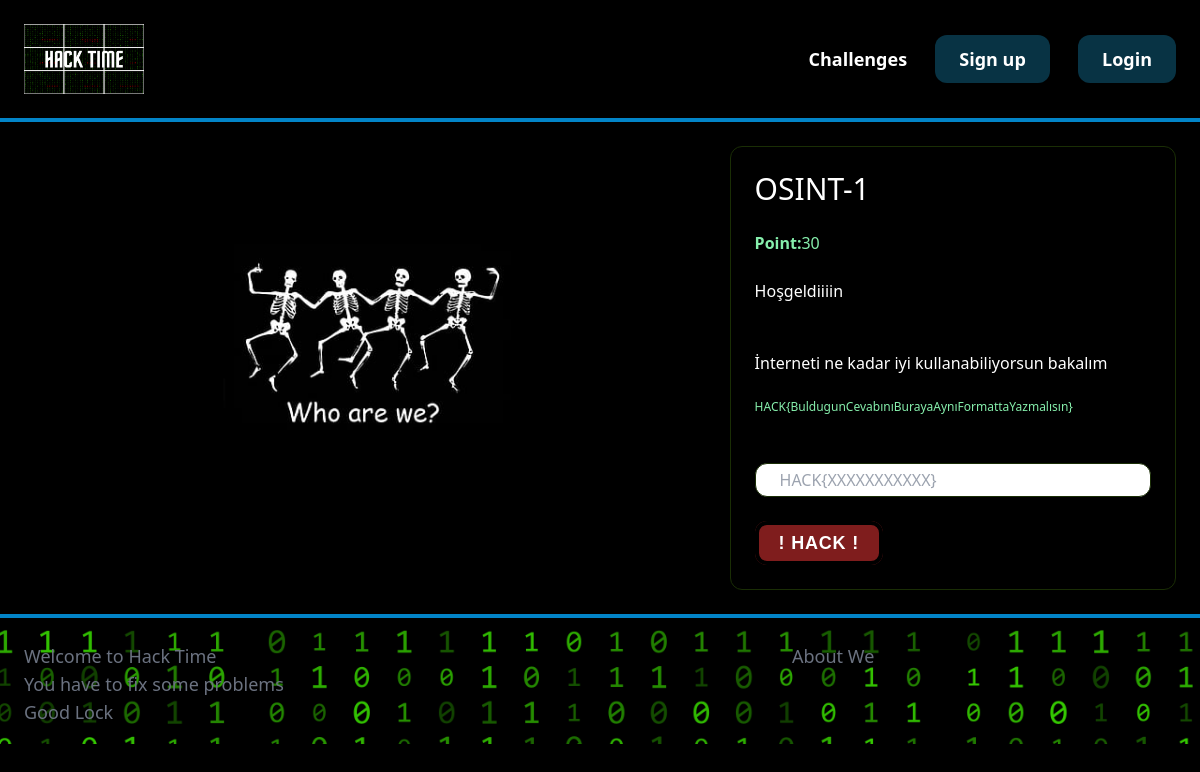
Screenshot of /items/3/ with the database file from the repository.
### item/models.py (models this page shows, shortened)
class Item(models.Model):
    name= models.CharField(max_length=255,unique=True)
    category = models.ForeignKey(Category, related_name='items', on_delete=models.CASCADE)
    description = models.TextField(blank=True, null=True)
    price = models.IntegerField()
    image = models.ImageField(upload_to='item_images', blank=True, null=True)
    is_sold = models.BooleanField(default=True)
    created_by = models.ForeignKey(User, related_name='items', on_delete=models.CASCADE)
    question_image = models.ImageField(null=True, blank=True)
    correctAnsw = models.CharField(max_length=200, default = 'null')
    file = models.FileField(upload_to='static/file/', max_length=500, null=True, blank=True)

### item/views.py (the view)
# urls.py: path('<int:pk>/', views.detail, name='detail'),
def detail(request, pk ):
    item = get_object_or_404(Item, pk=pk)
    related_items = Item.objects.filter(category=item.category, is_sold=False).exclude(pk=pk)[0:3]
    return render(request, 'item/detail.html', {
        'item':item,
        'related_items':related_items
    })

### item/templates/item/detail.html (shortened to what this page needs)
{% extends 'core/base.html' %}
{% load static %}
{% block content %}
<div class="grid grid-cols-5 gap-6">
    <div class="col-span-3">
            <img src="{{ item.question_image.url }}" class="rounded-xl">
    </div>
    <div class="col-span-2 p-6 bg-black border border-lime-950	rounded-xl">
        <h1 class="mb-6 text-3xl ">{{item.name}}</h1>
        <p class="text-green-300 text-m" value="{{price}}"><strong>Point:</strong>{{item.price}}</p>
        <br>
        <p class="text-white-300 text-m">Hoşgeldiiiin</p>
        <br><br>
        {% if item.description %}
        <p class="text-white">
            {{ item.description}}
            <br><br>
        <p class="text-green-300 text-xs">HACK{BuldugunCevabınıBurayaAynıFormattaYazmalısın}</p>
            <br><br>
        </p>
        {% endif %}
            <form method="get" action="{% url 'dashboard:index' %}">
                <input id="price" name="point" class="w-full py-1 px-6 border border-lime-950	rounded-xl text-slate-950" value="{{answer}}" type="text" placeholder="HACK{XXXXXXXXXXX}">
                <br> <br>
                <button class="text-m py-2 px-6 text-lg bg-red-900 text-white rounded-xl btn draw-border">! HACK !</button>
            </form>
    </div>
</div>
{% endblock %}

### core/templates/core/base.html (style rules this page uses)
.draw-border { box-shadow: inset 0 0 0 4px #000; color: #203b6a; -webkit-transition: color 0.25s 0.0833333333s; transition: color 0.25s 0.0833333333s; position: relative; }
.draw-border::before, .draw-border::after { border: 0 solid transparent; box-sizing: border-box; content: ''; pointer-events: none; position: absolute; width: 0; height: 0; bottom: 0; right: 0; }
.draw-border::before { border-bottom-width: 4px; border-left-width: 4px; }
.draw-border::after { border-top-width: 4px; border-right-width: 4px; }
.btn { background: none; border: none; cursor: pointer; line-height: 1.5; font: 700 1.2rem 'Roboto Slab', sans-serif; padding: 1em 2em; letter-spacing: 0.05rem; }

### rows the page displays
Item: question_image (picture), name "OSINT-1", price "30", description "İnterneti ne kadar iyi kullanabiliyorsun bakalım"
